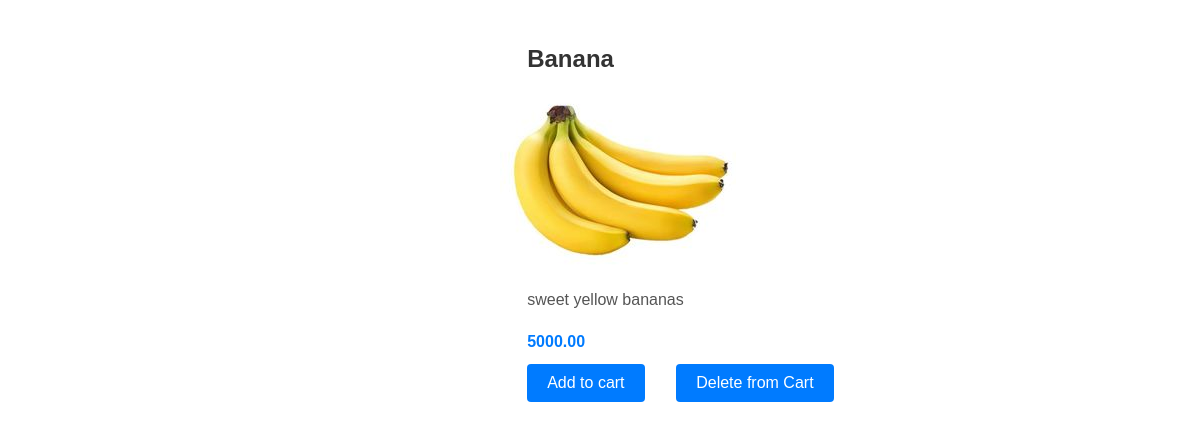
The app's page /inventory/product/1/, older data.
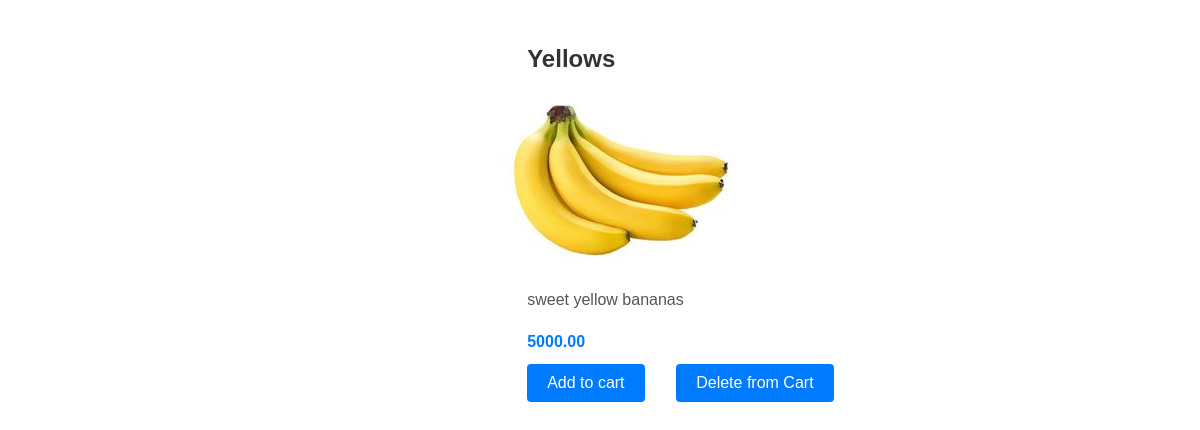
The same page, newer data.
### inventory/models.py (models this page shows)
class Product(models.Model):
    Venders=models.ForeignKey(Venders,null=True,on_delete=models.CASCADE)
    name=models.CharField(max_length=32)
    price=models.DecimalField(max_digits=8,decimal_places=2)
    description=models.TextField()
    image=models.ImageField()
    date_created=models.DateTimeField(auto_now_add=True)
    date_updated=models.DateTimeField(auto_now=True)
    stock=models.PositiveIntegerField()

### inventory/views.py (the view)
# urls.py: path("product/<int:id>/", product_detail, name="product_detail"),
def product_detail(request , id):
    product = Product.objects.get(id=id)
    return render(request , 'inventory/product_detail.html',{'product':product})

### templates/inventory/product_detail.html (shortened to what this page needs)
<!DOCTYPE html>
<html lang="en">
<head>
</head>
<body>
    <h2>{{product.name}}</h2>
    <img src="{{product.image.url}}" alt="{{product.name}}"/>
    <p>{{product.description}}</p>
    <span>{{product.price}}</span>
    <a href="{% url 'cart_list'%}"><button class="add-to-cart-btn">Add to cart</button></a>
        <button class="add-to-cart-btn">Delete from Cart</button>    </div>
</body>
</html>

Row changes from the older to the newer data that the page shows:
changed Product "sweet yellow bananas": name "Banana" → "Yellows"
